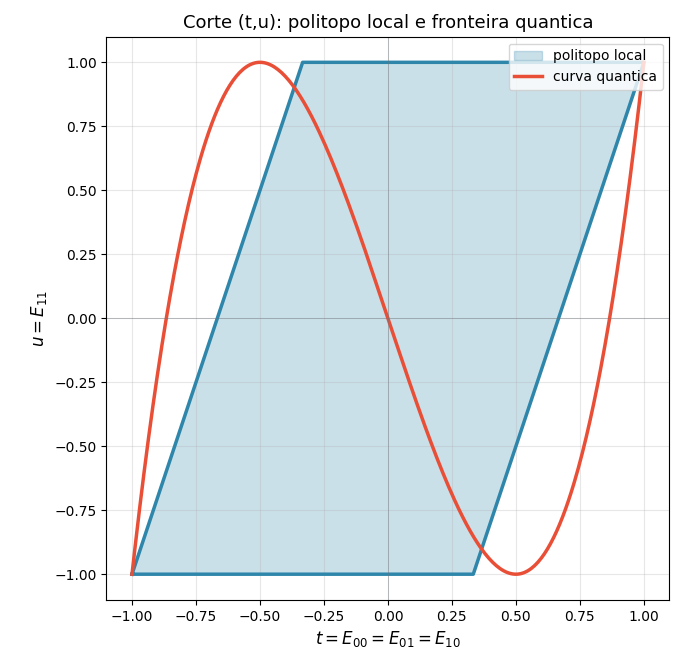
#> input picture Imagens P3/Figure_3_3.png, 700 x 662 px, found by its file name
$ jupyter execute --allow-errors 'IQ - Letícia Ramos (P3).ipynb'
#> lines starting #> are read from the running program, lines starting #| are printed output that depends on the picture
# Desigualdades de Bell: Do Paradoxo EPR à Geometria da Não-Localidade

## 1. Geometria local vs. quântica¶

Segundo Bluhm et al. (2023)[1], um polítopo $P$ contendo a origem pode ser descrito de duas formas equivalentes:

1. por suas faces, como produto da interseção de meio-espaços (a representação H):
$$
P = \bigcap_{i=1}^{f} \{ x \in \mathbb{R}^g : \langle x, h_i \rangle \le 1 \}.
$$
2. por seus pontos extremos, como um casco convexo (a representação V):
$$
P = \operatorname{conv}\{ v_i \}_{i=1}^k
$$

Ou seja, para a representação V, por exemplo, um politopo é o fecho convexo de um número **finito** de pontos extremos. Sabendo que cada ponto extremo é uma estratégia determinística (Alice sempre responde $a = f(x)$ e Bob $b = g(y)$), existem finitas funções determinísticas possíveis. Pontanto, o conjunto local é um politopo, porque é o casco convexo de um conjunto finito de pontos determinísticos.

Por outro lado, um conjunto quântico não precisa ser um politopo, pois pontos extremos quânticos não são finitos. As responsáveis por descrever os estados quânticos são as matrizes de densidade $\mathcal{M}_{1,+}^d(\mathbb{C})$, o que as leva a ter infinitas dimensões e parâmetros contínuos. Por isso, não existe lista finita de desigualdades que caracterize o conjunto quântico (diferente do local).

Nesse conceito, é possível observar como a curva quântica "fura" a face CHSH no gráfico abaixo:

[cell 1]
from PIL import Image
import matplotlib.pyplot as plt

# abrir a imagem
img = Image.open("Figure_3_3.png")
#> img is the input picture: PIL image 700x662 RGBA; mean R, G, B, A 228.9, 235.9, 239.2, 255

# mostrar a imagem
plt.imshow(img)
plt.axis("off")
plt.show()

Na figura acima, o polítopo local é representado através de um tetraedro, devido à representação do quatro quibits, e a curva quântica tem formato ondulatório. Nela, uma parte da curva está contida dentro do politopo local e outra está por fora. Perceba, também, que as extremidades da onda estão posicionadas exatamente nos vértices da figura em azul (o tetraedro). Segundo Augusiak et al. (2014), as correlações locais formam um politopo (região azul-acinzentada), cujos vértices são dados pelas correlações locais determinísticas. Esse conjunto constitui um subconjunto próprio do conjunto das correlações quânticas. Correlações que não pertencem ao polítopo são denominadas não locais (parte da curva que excede a região do tetraedro) e podem ser sempre detectadas por meio de uma desigualdade de Bell.

### Dicussão Adicional

No corte 3D, é possível ver como as correlações quânticas (pontos vermelhos) excedem o espaço formado pelas correlações locais (área azul). Com isso, apresenta-se de forma mais clara os pontos das correlações não locais, ou seja, as correlações entre resultados de medições em sistemas quânticos que não podem ser explicadas por nenhuma teoria local com variáveis ocultas.

[cell 2]
from PIL import Image
import matplotlib.pyplot as plt

# abrir a imagem
img = Image.open("Figure_4_3.png")
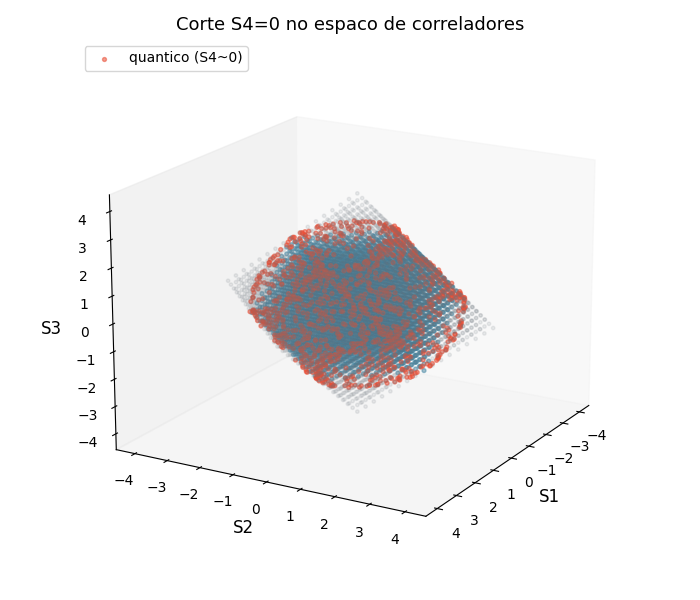
#> input picture Imagens P3/Figure_4_3.png, 700 x 600 px, found by its file name
#> img is the input picture: PIL image 700x600 RGBA; mean R, G, B, A 241.8, 240.8, 241.2, 255

# mostrar a imagem
plt.imshow(img)
plt.axis("off")
plt.show()

Ferramentas naturais para testemunhar a não-localidade nas correlações são as desigualdades de Bell, assim como descrito em [3]. Essas são desigualdades lineares que restringem o conjunto de correlações locais, e sua violação é uma assinatura de não-localidade.

## 2. Mapa de decisão

Os diferentes valores de S podem ser estudados a partir da desigualdade de Bell.

#### 1. $S = 2$
As medições realizadas tanto por Alice quanto por Bob têm apenas dois resultados possíveis: ±1. Diz-se que elas são medições dicotômicas, isto é, medições, por exemplo, do tipo sim/não, para cima/para baixo, etc. As medições ($A$, $A'$) e ($B$, $B'$) são repetidas $n$ vezes. Seja ($a_j$, $a'_j$, $b_j$, $b'_j$) o conjunto de resultados da j-ésima medição.

Com isso, sabe-se que
$$
\left| (a_j + a'_j)\, b_j + (a_j - a'_j)\, b'_j \right| \le 2,\ \forall j.
\tag{1}
$$
dado que $|b_j| = |b'_j| = 1$. Além disso, é válido lembrar que o valor máximo de $|a_j + a'_j|$  é igual a $2$, ou seja, $a_j = a'_j = \pm 1$. Contudo, quando $|a_j + a'_j| = 2$, pode-se observar que $|a_j - a'_j|$ vai a 0, mostrando, assim, a validade inequação acima. Logo:
$$
\left| \left\langle (A + A')\,B + (A - A')\,B' \right\rangle_{\mathrm{av}} \right| \le 2
\tag{2}
$$
Ademais, por definição, temos que
$$
S = \langle AB \rangle + \langle AB' \rangle + \langle A'B \rangle - \langle A'B' \rangle
\tag{3}
$$
ou seja
$$
\left| \left\langle (A + A')\,B + (A - A')\,B' \right\rangle_{\mathrm{av}} \right| \le S \le 2
\tag{4}
$$
Nesse conceito, conclui-se que, para $S = 2$ (valor máximo), as correlações podem ser explicadas por um modelo clássico local, não havendo prova de não-localidade (note que em momento nenhum foi introduzido conceitos relacionados à quântica do problema).

#### 2. $S=2\sqrt{2}$

Quando fenômenos quânticos são contabilizados, a equação (1) é modificada e se torna a equação (5):
$$
\langle \psi | \mathcal{C} | \psi \rangle,
\tag{5}
$$
em que $|\psi\rangle$ representa o estado normalizado do sistema, $\langle \psi | \psi \rangle = 1$, e $\mathcal{C}$ é dado pelo operador  Hermitian Bell--CHSH:
$$
\mathcal{C} = (A + A') \otimes B + (A - A') \otimes B',
\tag{6}
$$
A pergunta que nos resta é se a equação (2) é válida a nível quâtico, ou seja:
$$
\left| \langle \psi | \mathcal{C} | \psi \rangle \right| \le 2 \, ?.
\tag{7}
$$
A resposta obtida é surpreendente. Se o estado $|\psi\rangle$ é um **estado produto**, a relação (1) ainda é válida. Porém, se o estado $|\psi\rangle$  possui emaranhamento, então a relação (4) é estritamente maior do que $2$. Em outras palavras:
$$
\left| \langle \psi | \mathcal{C} | \psi \rangle \right|_{\mathrm{emaranhado}} > 2.
\tag{8}
$$
Nesse cenário, encontra-se uma violação da inequação de Bell--CHSH. Assim como feito em $[4]$, como primeiro exemplo de violação da desigualdade de Bell--CHSH, consideramos o caso em que Alice e Bob compartilham o primeiro estado emaranhado de Bell $|\phi_0\rangle$. Assim, afirma-se que
$$
\langle \phi_0 | \mathcal{C} | \phi_0 \rangle
= \langle \phi_0 | (A + A') \otimes B + (A - A') \otimes B' | \phi_0 \rangle
= \cos(\alpha + \beta) + \cos(\alpha' + \beta) + \cos(\alpha + \beta') - \cos(\alpha' + \beta')
\tag{9}
$$
na qual $(\alpha, \alpha', \beta, \beta')$ são parâmetros arbitrários. A escolha dos ângulos $\alpha = 0$, $\alpha' = \pi/2$, $\beta = -\pi/4$ e $\beta' = \pi/4$ é padrão na literatura porque maximiza a violação da desigualdade de Bell--CHSH para o estado de Bell $|\phi_0\rangle$. Esses valores correspondem a direções de medição mutuamente desfasadas por $45^\circ$, o que otimiza as correlações quânticas previstas pela mecânica quântica.

Fazendo as mesma escolhas de valores que [5] para tais parâmetros, chega-se em
$$
\alpha = 0, \quad \alpha' = \frac{\pi}{2}, \quad \beta = -\frac{\pi}{4}, \quad \beta' = \frac{\pi}{4},
\tag{10}
$$
o resulta em
$$
\left| \langle \phi_0 | \mathcal{C} | \phi_0 \rangle \right| = 2\sqrt{2} \approx 2.8284.
\tag{11}
$$
A equação (11) é conhecida como **limite de Tsirelson**, que representa o maior valor permitido pela teoria quântica, em contraste com o limite clássico $2$. Esse resultado evidencia a presença de correlações não-locais e constitui uma violação máxima da desigualdade de Bell-CHSH.

Na simulação realizada, chega-se ao seguinte gráfico:

[cell 3]
from PIL import Image
import matplotlib.pyplot as plt

# abrir a imagem
img = Image.open("Figure_2_3.png")
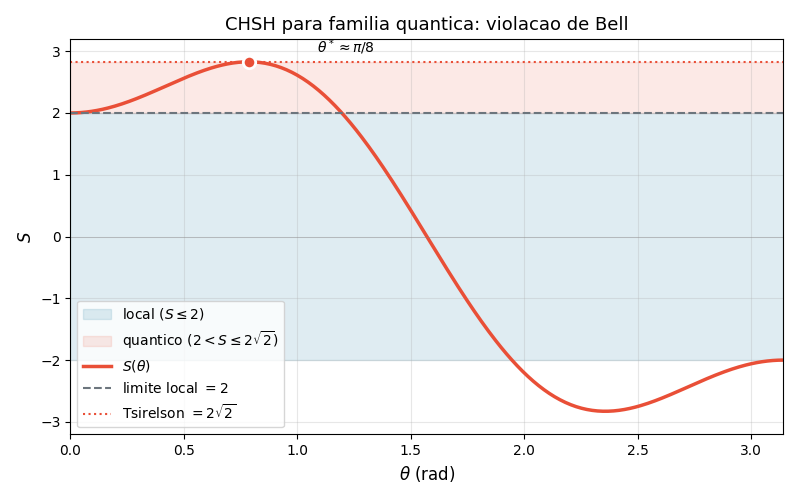
#> input picture Imagens P3/Figure_2_3.png, 800 x 500 px, found by its file name
#> img is the input picture: PIL image 800x500 RGBA; mean R, G, B, A 236.4, 238.7, 240.7, 255

# mostrar a imagem
plt.imshow(img)
plt.axis("off")
plt.show()

É possível ver que o valor máximo de S atingido na simulação é justamente para o valor de Tsirelson ($S = 2\sqrt{2}$). A curva, $S(\theta)$, está presente tanto em regiões de regime não-local (quântido - zona vermelha), quanto de regime local (clássico - zona azul). Ademais, é notável que o intervalo $S \in [-2,\,2]$ representa **exatamente** a região clássica.

O significado físico por trás desse resultado é importantíssima: como estamos maximizando a violação do primeiro estado de Bell, $S = 2\sqrt{2}$ significa que as correlações feitas são tão não-locais quanto a mecânica quântica permite. Em outras palavras, esse valor só pode ser atingido com estados maximamente emaranhados.

#### 3. $S = 4$

Como vimos nos exemplos anteriores, a formulação da desigualdade de Bell--CHSH é válida para um sistema bipartido $AB$. No entanto, existem generalizações da desigualdade de Bell--CHSH para sistemas multipartidos. Essas desigualdades generalizadas são conhecidas como desigualdades de Mermin [6].

Para um sistema tripartido ABC, o seguinte operador Hermitiniano é introduzido:

$$
\mathcal{M}_3 = \mathcal{M}_3^{\dagger}
= A' \otimes B \otimes C
+ A \otimes B' \otimes C
+ A \otimes B \otimes C'
- A' \otimes B' \otimes C'.
\tag{12}
$$
Usando as propriedades de norma e tendo em mente que cada comutador contribui com um fator $2$, obtêm-se
$$
\|\mathcal{M}_3^2\| = \|\mathcal{M}_3\|^2 \le 16.
\tag{13}
$$
Por conseguinte, para qualquer estado normalizado $|\psi\rangle$, $\langle \psi | \psi \rangle = 1$, tem-se que
$$
\left| \langle \psi | \mathcal{M}_3 | \psi \rangle \right| \le 4.
\tag{14}
$$
Com isso, afirma-se que o operador $\mathcal{M}_3$ é o operador de Mermin de ordem 3. Eles são os estados de Greenberger-Horne-Zeilinger [7], são, simplesmente, estados GHZ, e podem ser representados como

$$
|\psi_{\mathrm{GHZ}}\rangle
= \frac{1}{\sqrt{2}}
\left(
|+\rangle_A \otimes |+\rangle_B \otimes |+\rangle_C
- |-\rangle_A \otimes |-\rangle_B \otimes |-\rangle_C
\right).
\tag{15}
$$
Segundo Barnett et al. (2007), o estado GHZ, eq.(15), maximiza a inequação de inequação de Mermin. Ademais, o $S = 4$ é o máximo valor matematicamente possível do parâmetro CHSH, mas não pode ser alcançado pela mecânica quântica, dado que violaria a estrutura matemática do espaço de Hilbert e, com isso, permitiria correlações mais fortes que as quânticas. Isso representa um objeto teórico chamado PR-box (Popescu–Rohrlich box) [8] que é uma teoria hipotética mais não-local que a mecânica quântica, mas ainda sem comunicação superluminal.

Em outras palavras, recorrendo à analogia realizada pelo Prolema 3, imagine que Alice e Bob sempre consigam correlacionar suas respostas perfeitamente, mesmo com escolhas aleatórias de medidas. Isso daria:
$$
AB = AB' = A'B = 1, \quad A'B' = -1
\tag{16}
$$
$$
S = 1 + 1 + 1 - (-1) = 4
\tag{17}
$$
O que não é possível em sistemas quânticos bipartidos com qubits reais (CHSH).

## 3. Limites e violação

O programa linear detecta primeiro uma desigualdade do tipo CHSH (até simetrias de reetiquetagem local), indicando que as facetas CHSH são as faces mais próximas do politopo local em relação ao ponto de correlação quântico. Isso reflete o fato de que, no cenário (2,2,2,2), as desigualdades CHSH caracterizam completamente as facetas não triviais do politopo local, revelando sua geometria politópica e a separação convexa entre os conjuntos de correlações clássicas e quânticas.

Ademais, observe o mapa abaixo:

[cell 4]
from PIL import Image
import matplotlib.pyplot as plt

# abrir a imagem
img = Image.open("corte.png")
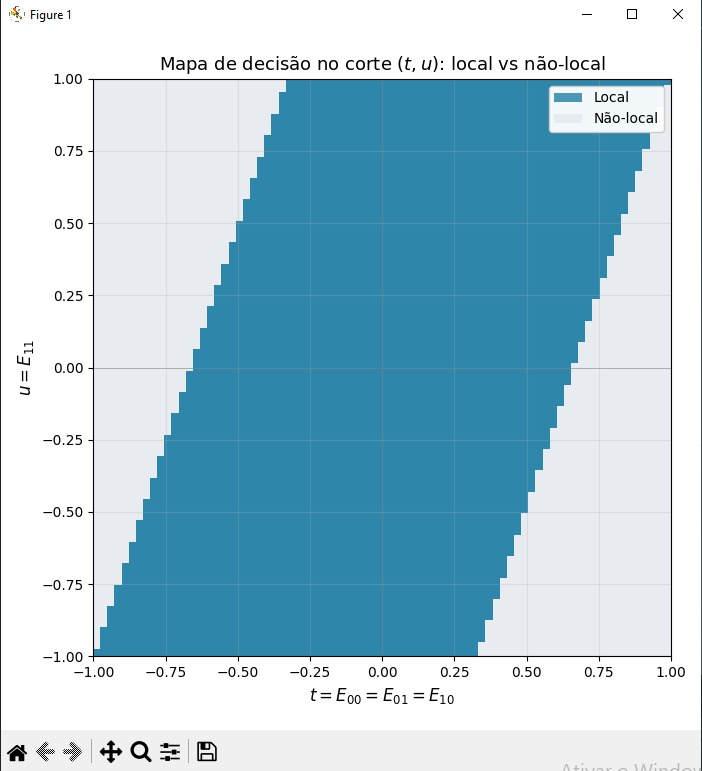
#> input picture Imagens P3/corte.png, 702 x 771 px, found by its file name
#> img is the input picture: PIL image 702x771 RGB; mean R, G, B 162.2, 197.6, 212.9


top = 50
#> (the rest of this cell did not finish here and is left out)
